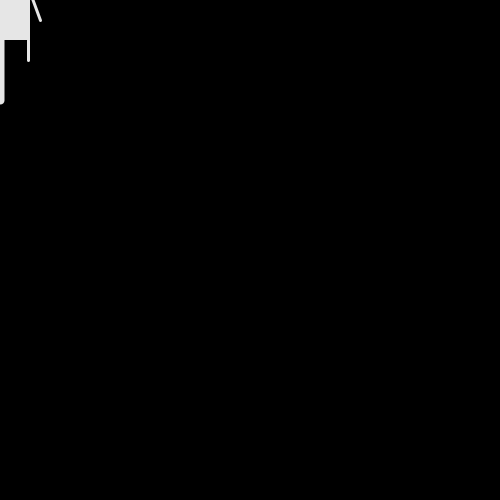
Frame 1 (no input)
Frame 60 (the mouse pressed at the canvas centre just before this capture): identical to frame 1, image omitted
Frame 120 (the mouse held since frame 60 and released just before this capture): identical to frame 1, image omitted

The Processing sketch that drew this single still picture (run headless with seeded random() and noise(); from frame 60 on, the mouse is pressed at the canvas centre):

// Processing sketch: processing_107588
// ── processing_107588.pde

//gatito dinamico

//variables
float posX =0;
float posY = 0;
float prevposX = 0;
float prevposY = 0;
float tailposX = 0;
float tailposY = 0;



//gato pudin interactivo 1
void setup() {
  size(500, 500);
  smooth();
  frameRate(38);
  ellipseMode(CENTER);
  rectMode(CENTER);
}
//gato pudin
void draw() {
  background(0);
  //cuerpo del gatito
  fill(230);
  noStroke();
  rect(posX, posY, 60, 80);
  triangle(posX-30, posY-40, posX, posY-40, prevposX-30, prevposY-70);
  triangle(posX+30, posY-40, posX, posY-40, prevposX+30, prevposY-70);
  //boca de gatito
  strokeWeight(1);
  stroke(0);
  noFill();
  arc(posX, posY-15, 10, 10, 0, PI);
  //patas del gatito
  stroke(230);
  strokeWeight(3);
  line(posX-29, posY+40, prevposX-29, prevposY+60);
  line(posX+28, posY+40, prevposX+28, prevposY+60);
  //brazos del gatito
  line(posX-30, posY-10, prevposX-40, prevposY+20);
  line(posX+29, posY-10, prevposX+40, prevposY+20); 
  //cola de gatito
  strokeWeight(8);
  line(posX, posY+35, tailposX, tailposY+100);
  //ojos gatito
  noStroke();
  fill(129, 183, 180);
  ellipse(posX-15, posY-25, 20, 20);
  ellipse(posX+15, posY-25, 20, 20);
  //movimiento gatito
  if (dist(mouseX, mouseY, posX, posY)<50) {
    //ojos grandotes
    fill(129, 183, 180);
    ellipse(posX-15, posY-25, 25, 25);
    ellipse(posX+15, posY-25, 25, 25);
    //boca abierta
    strokeWeight(1);
    fill(0);
    arc(posX, posY-15, 10, 10, 0, PI);
  }
  if (dist(mouseX, mouseY, posX, posY)<50 && mousePressed) {
    //ojos de velocidad
    fill(230);
    ellipse(posX-15, posY-25, 26, 26);
    ellipse(posX+15, posY-25, 26, 26);
    fill(129, 183, 180);
    ellipse(posX-15, posY-25, 25, 10);
    ellipse(posX+15, posY-25, 25, 10); 
    //boca feliz
    strokeWeight(1);
    fill(0);
    arc(posX, posY-15, 40, 15, 0, PI);
    //lenguita
    strokeWeight(6);
    stroke(214, 132, 132);
    line(posX, posY-9, prevposX, prevposY-9);
    //asignación de variables
    posX = mouseX;
    posY = mouseY;
    prevposX = pmouseX;
    prevposY = pmouseY;
    tailposX = (tailposX * 0.8)+(mouseX*0.2);
    tailposY = (tailposY * 0.8)+(mouseY*0.2);
  }
}
